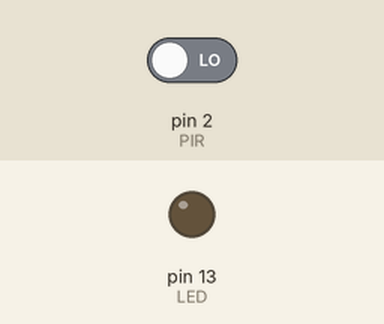
Bench run of a sketch on a simulated Arduino Uno, built with avr-gcc and run on an emulated ATmega328P. Parts: output pins drawn as LEDs (lit = HIGH). Inputs (shaded band) come from the test bench; at power-on: pin 2 (PIR) LOW. What the sketch prints to the serial monitor is not drawn.

Above: at 1.2 s.
1.3 s: pin 2 (PIR) driven HIGH
At 2.5 s:
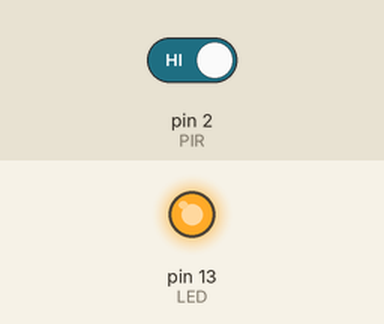
2.8 s: pin 2 (PIR) driven LOW
At 3.8 s:
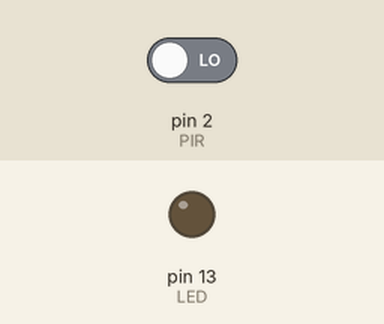
Timing chart, 0 to 5.8 s (numbered marks = the images above; inputs shaded):
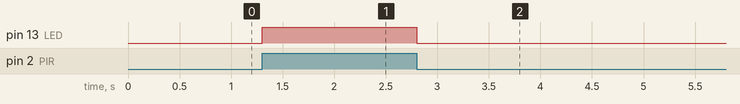

Measured:
- after the input at 1.3 s, pin 13 (LED): LOW → HIGH at once
- after the input at 2.8 s, pin 13 (LED): HIGH → LOW at once

The sketch:

PC_w11_1.ino
```cpp
const int LED=13;
const int PIR = 2;


void setup() {
  pinMode(LED,OUTPUT);
  pinMode(PIR, INPUT);
  Serial.begin(115200);
}

void loop() {
  int state=digitalRead(PIR);
  Serial.println(PIR);

  if(state==HIGH){
    digitalWrite(LED, HIGH);
  }
  else{
    digitalWrite(LED, LOW);
  }

}
```
